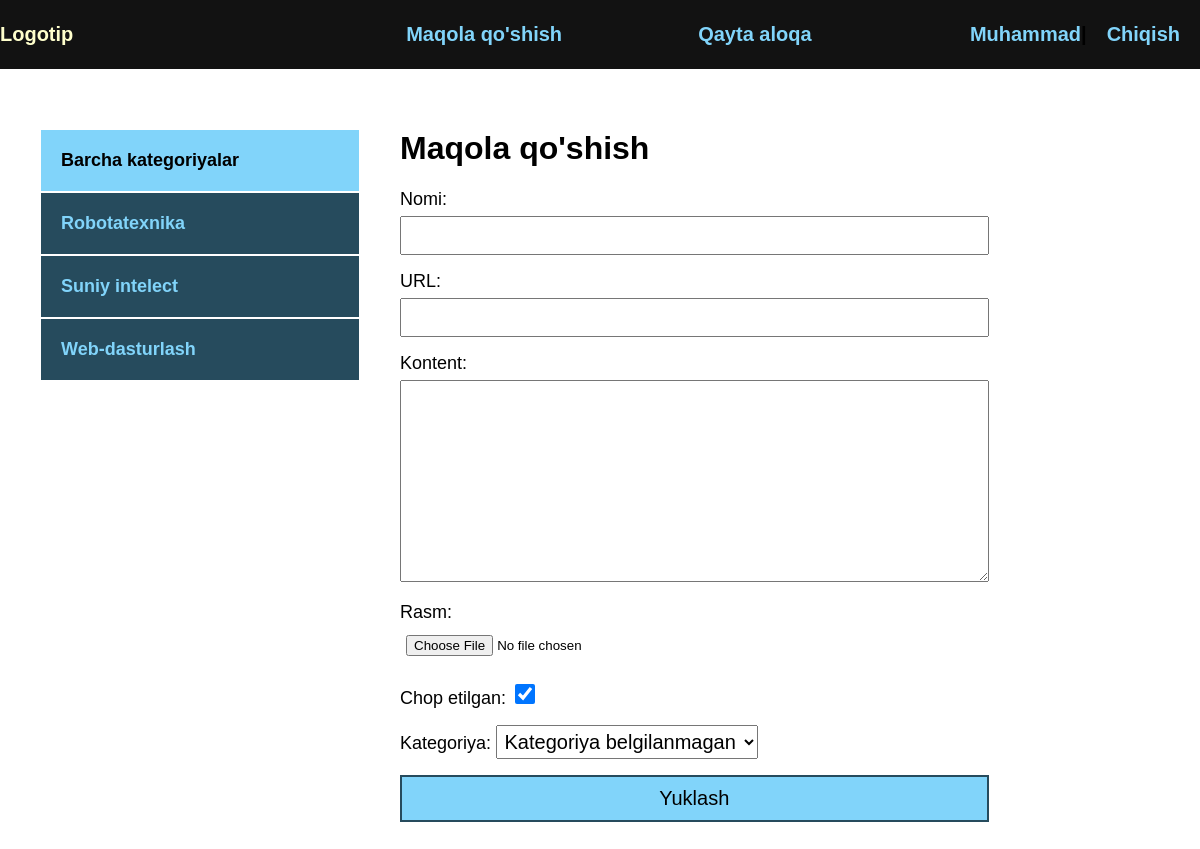
Screenshot of /addpage/ (signed in) with the database file from the repository.
### blog/models.py (models this page shows)
class Category(models.Model):
    name = models.CharField(max_length=100, db_index=True, verbose_name="Kategoriya")
    slug = models.SlugField(max_length=100, unique=True, db_index=True, verbose_name="URL")
    def __str__(self):
        return self.name
    def get_absolut_url(self):
        return reverse('category', kwargs={'cat_slug': self.slug})
    class Meta:
        verbose_name = "Kategoriya"
        verbose_name_plural = "Kategoriyalar"

### blog/views.py (the view)
# urls.py: path('addpage/', AddPage.as_view(), name='add_page'),
class AddPage(LoginRequiredMixin, DataMixin, CreateView):
    form_class = AddPostForm
    template_name = 'blog/addpage.html'
    success_url = reverse_lazy('index')
    login_url = reverse_lazy('index')
    def get_context_data(self, *, object_list=None, **kwargs):
        context = super().get_context_data(**kwargs)
        c_def = self.get_user_context(title="Maqola qo'shish")
        return dict(list(context.items()) + list(c_def.items()))

### blog/forms.py (shortened to what this page needs)
class AddPostForm(forms.ModelForm):
    def __init__(self, *args, **kwargs):
        super().__init__(*args, **kwargs)
        self.fields['cat'].empty_label = "Kategoriya belgilanmagan"
    class Meta:
        model = Blog
        fields = ['title', 'slug', 'content', 'photo', 'is_published', 'cat']
        widgets = {
            'title': forms.TextInput(attrs={'class': 'form-input'}),
            'slug': forms.TextInput(attrs={'class': 'form-input'}),
            'content': forms.Textarea(attrs={'cols': 60, 'rows': 12, 'class': 'form-input'}),
        }

### blog/utils.py (called while the page is built)
    def get_user_context(self, **kwargs):
        context = kwargs
        cats = Category.objects.annotate(Count('blog'))
        user_menu = menu.copy()
        if not self.request.user.is_authenticated:
            user_menu.pop(0)
        context['menu'] = user_menu
        context['cats'] = cats
        if 'cat_selected' not in context:
            context['cat_selected'] = 0
        return context

### blog/templates/blog/addpage.html (shortened to what this page needs)
{% extends 'blog/base.html' %}
{% block content %}
<h1>{{ title }}</h1>
<form action="{% url 'add_page' %}" method="post" enctype="multipart/form-data">
    {{ form.as_p }}
    <button>Yuklash</button>
</form>
{% endblock %}

### blog/templates/blog/base.html (shortened to what this page needs)
{% load static %}
{% load blog_tags %}
<!DOCTYPE html>
<html lang="en">
<head>
    <link rel="stylesheet" href="{% static 'css/style.css' %}">
</head>
<body>
    <div class="header">
        <div class="wrap">
            <ul class="meinmenu">
                <li class="logo">
                    <a href="{% url 'index' %}">
                        <div class="logo">Logotip</div>
                    </a>
                </li>
                {% for m in menu %}
                    <li class="last">
                        <a href="{% url m.url_name %}">{{ m.title }}</a>
                    </li>
                {% endfor %}
                {% if request.user.is_authenticated %}
                    <li class="last">{{ user.username }}</li> | <a href="{% url 'logout' %}">Chiqish</a>
                {% else %}
                    <li class="last"><a href="{% url 'register' %}">Registratsiya</a> | <a href="{% url 'login' %}">Kirish</a></li>
                {% endif %}
            </ul>
        </div>
    </div>
    <div class="content">
        <div class="wrap">
            <div class="sidebar">
                <ul>
                    {% if cat_selected == 0 %}
                        <li class="selected">Barcha kategoriyalar</li>
                    {% else %}
                        <li><a href="{% url 'index' %}">Barcha kategoriyalar</a></li>
                    {% endif %}
                    {% for c in cats %}
                        {% if c.blog__count > 0 %}
                            {% if c.id == cat_selected %}
                            <li class="selected">{{ c.name }}</li>
                            {% else %}
                            <li><a href="{{ c.get_absolut_url }}">{{ c.name }}</a></li>
                            {% endif %}
                        {% endif %}
                    {% endfor %}
                </ul>
            </div>
            <div class="main">
                {% block content %}
                {% endblock %}
            </div>
        </div>
    </div>
</body>
</html>

### blog/static/css/style.css (style rules this page uses)
body { margin: 0; padding: 0; background: #264b5d; font-family: Verdana, Geneva, Tahoma, sans-serif; }
.wrap { max-width: 1200px; margin: 0 auto; }
.content .wrap { background: #FFF; padding: 40px; box-sizing: border-box; display: flex; }
ul { list-style: none; margin: 0; padding: 0; }
a { color: #81d4fa; text-decoration: none; padding: 20px; }
.header { background: #121212; }
.meinmenu { display: flex; align-items: center; font-size: 20px; font-weight: bold; justify-content: space-between; }
.logo { flex-basis: 40%; }
.last { flex-basis: 30%; text-align: right; color: #81d4fa; }
.sidebar ul { width: 320px; margin-right: 40px; margin-top: 20px; }
.sidebar a { padding: 20px; background: #264b5d; display: block; border: 1px solid #FFF; font-weight: bold; font-size: 18px; }
.selected { font-size: 18px; padding: 20px; border: 1px solid #FFF; font-weight: bold; background: #81d4fa; }
.form-input { width: 100%; padding: 10px; box-sizing: border-box; }
button { background: #81d4fa; border: 2px solid #264b5d; width: 100%; padding: 10px; font-size: 20px; cursor: pointer; }
form label { font-size: 18px; }
input, textarea { width: 100%; margin-top: 6px; padding: 6px; box-sizing: border-box; }
label { font-size: 20px; }
#id_is_published { width: 20px; height: 20px; }
#id_cat { font-size: 20px; padding: 4px; }
.last a { display: inline; }

### rows the page displays
Category: name "Robotatexnika"
Category: name "Suniy intelect"
Category: name "Web-dasturlash"

### other values shown
{{ m.title }} "Maqola qo'shish" "Qayta aloqa"
{{ user.username }} "Muhammad"
{{ title }} "Maqola qo'shish"
